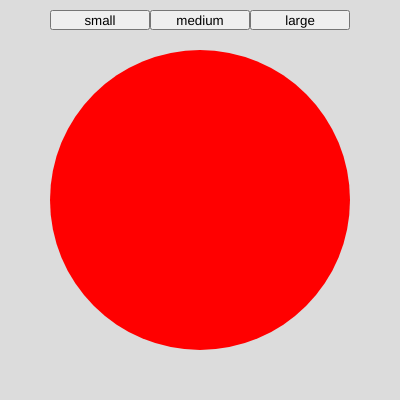
Frame 1 (no input)
Frame 60 (no input): identical to frame 1, image omitted
Frame 120 (the mouse pressed at the canvas centre since frame 60): identical to frame 1, image omitted

The p5.js sketch that drew this single still picture (run headless with seeded random() and noise() and a simulated clock; from frame 60 on, the mouse is pressed at the canvas centre):

// p5.js sketch
// ── sketch.js
let smallButton;
let mediumButton;
let largeButton;
let ellipseSize=300;
let oppacityValue=255;

function setup() {
  createCanvas(400, 400);
  smallButton=createButton('small');
  mediumButton=createButton('medium');
  largeButton=createButton('large');
  
  smallButton.position(50,10);
  smallButton.size(100,20);
  mediumButton.position(150,10);
  mediumButton.size(100,20);
  largeButton.position(250,10);
  largeButton.size(100,20);
  
  smallButton.mousePressed(makeSmall);
  mediumButton.mousePressed(makeMedium); 
  largeButton.mousePressed(makeLarge);
}

function draw() {
  background(220);
  noStroke();
  fill(255,0,0,oppacityValue);
  ellipse(width/2,height/2,ellipseSize,ellipseSize);
}

function makeSmall(){
  oppacityValue=0;
}
function makeMedium(){
  oppacityValue=127;
}
function makeLarge(){
  oppacityValue=255;
}
